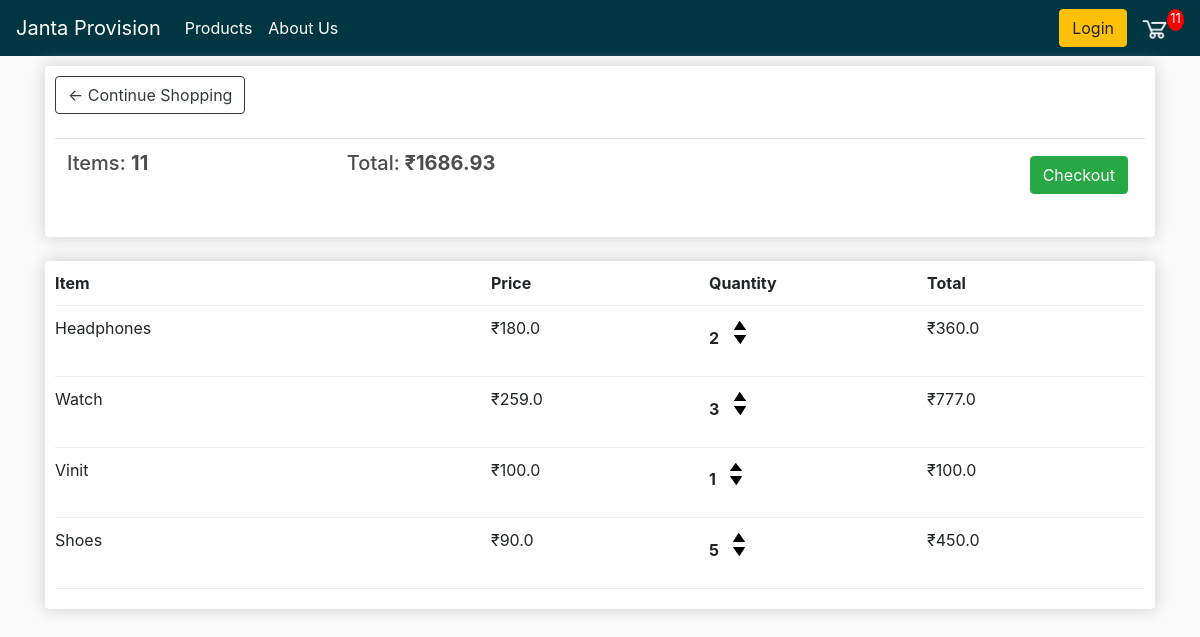
The app's page /cart/ (signed in), older data.
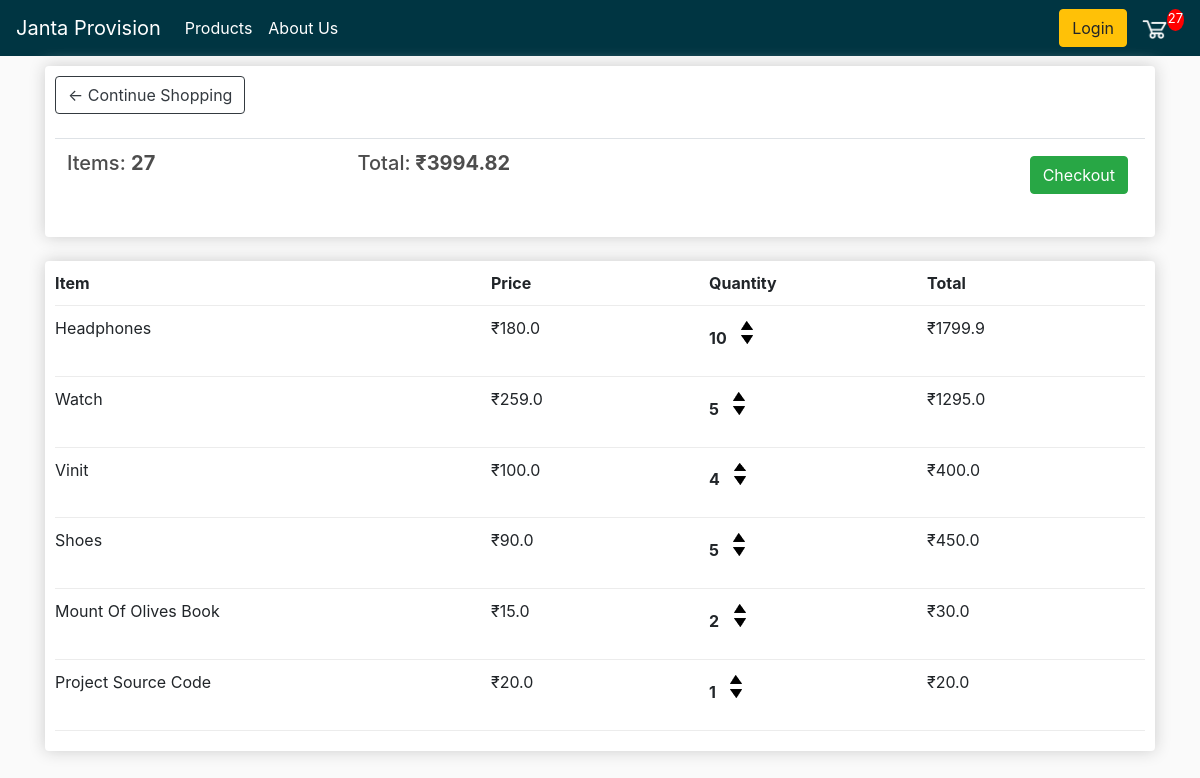
The same page, newer data.
### store/models.py (models this page shows, shortened)
class Order(models.Model):
    customer = models.ForeignKey(Customer, on_delete=models.SET_NULL, null = True, blank = True)
    date_ordered = models.DateTimeField(auto_now_add=True)
    complete = models.BooleanField(default=False, null = True, blank=False)
    transaction_id = models.CharField(null = True, max_length=100)
    @property
    def get_cart_total(self):
        orderitems = self.order_item_set.all()
        total = sum([item.get_total for item in orderitems])
        return total
    @property
    def get_cart_items(self):
        orderitems = self.order_item_set.all()
        total = sum([item.quantity for item in orderitems])
        return total

class Order_Item(models.Model):
    Product = models.ForeignKey(Product, on_delete=models.SET_NULL, null = True, blank = True)
    order = models.ForeignKey(Order, on_delete=models.SET_NULL, null = True, blank = True)
    quantity = models.IntegerField(default=0, null = True, blank = True)
    date_added = models.DateTimeField(auto_now_add=True)
    @property
    def get_total(self):
        total = self.Product.price * self.quantity
        return total

class Product(models.Model):
    name = models.CharField(null = True, max_length=100)
    price = models.FloatField()
    mrp = models.FloatField(null = True)
    image = models.ImageField(null = True, blank = True)
    @property
    def imageURL(self):
        try:
            url = self.image.url
        except:
            url = ' '
        return url

### store/views.py (the view)
# urls.py: path('cart/', views.cart, name="cart"),
def cart(request):
    if request.user.is_authenticated:
        customer = request.user.customer
        order, created = Order.objects.get_or_create(customer=customer, complete = False) #* Good Part
        items = order.order_item_set.all()  #* Good Part
        cartItems = order.get_cart_items
    else:
        items = []
        order = {'get_cart_total':0, 'get_cart_items':0}
        cartItems = order['get_cart_items']
    context = {'items':items, 'order':order, 'cartItems':cartItems}
    return render(request, 'store/cart.html', context)

### store/templates/store/cart.html (shortened to what this page needs)
{% extends 'store/main.html' %}
{% load static %}
{% block content %}
<!DOCTYPE html>
<html lang="en">
<head>
    <link rel="stylesheet" type="text/css" href="{% static 'css/main.css' %}">
</head>
<body>
    <div class="row">
        <div class="col-lg-12">
            <div class="box-element">
                <a  class="btn btn-outline-dark" href="{% url 'store' %}">&#x2190; Continue Shopping</a>
				<br>
				<br>
				<table class="table">
					<tr>
						<th><h5>Items: <strong>{{ order.get_cart_items }}</strong></h5></th>
						<th><h5>Total:<strong> ₹{{ order.get_cart_total|floatformat:2 }}</strong></h5></th>
						<th>
							<a  style="float:right; margin:5px;" class="btn btn-success" href="{% url 'checkout' %}">Checkout</a>
						</th>
					</tr>
				</table>
            </div>
            <br>
            <div class="box-element">
                <div class="cart-row">
					<div style="flex:2"><strong>Item</strong></div>
					<div style="flex:1"><strong>Price</strong></div>
					<div style="flex:1"><strong>Quantity</strong></div>
					<div style="flex:1"><strong>Total</strong></div>
				</div>
				{% for item in items %}
				<div class="cart-row">
					<div style="flex:2"><p>{{ item.Product.name }}</p></div>
					<div style="flex:1"><p>₹{{ item.Product.price|floatformat:1 }}</p></div>
					<div style="flex:1">
						<p class="quantity">{{ item.quantity }}</p>
						<div class="quantity">
							<img data-product={{item.Product.id}} data-action="add" class="chg-quantity update-cart" src="{% static  'images/arrow-up.png' %}">
							<img data-product={{item.Product.id}} data-action="remove" class="chg-quantity update-cart" src="{% static  'images/arrow-down.png' %}">
						</div>
					</div>
					<div style="flex:1"><p>₹{{ item.get_total|floatformat:1 }}</p></div>
				</div>
				{% endfor %}
            </div>
        </div>
    </div>
</body>
</html>
{% endblock content %}

Row changes from the older to the newer data that the page shows:
changed through a linked row, Order: get_cart_items "11" → "27"; get_cart_total "1686.93" → "3994.82"
changed Order_Item "Headphones": quantity "2" → "10"; get_total "360.0" → "1799.9"
changed Order_Item "Watch": quantity "3" → "5"; get_total "777.0" → "1295.0"
changed Order_Item "Vinit": quantity "1" → "4"; get_total "100.0" → "400.0"
added Order_Item: Product.name "Mount Of Olives Book", Product.price "15.0", quantity "2", get_total "30.0"
added Order_Item: Product.name "Project Source Code", Product.price "20.0", quantity "1", get_total "20.0"
Text that changed along with them:
{{ cartItems }}: "11" → "27"
